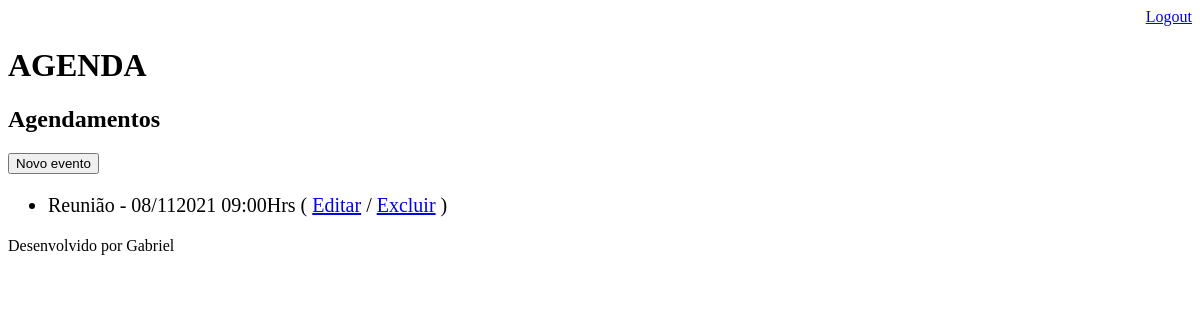
Page /agenda/ (signed in) on the earlier database version.
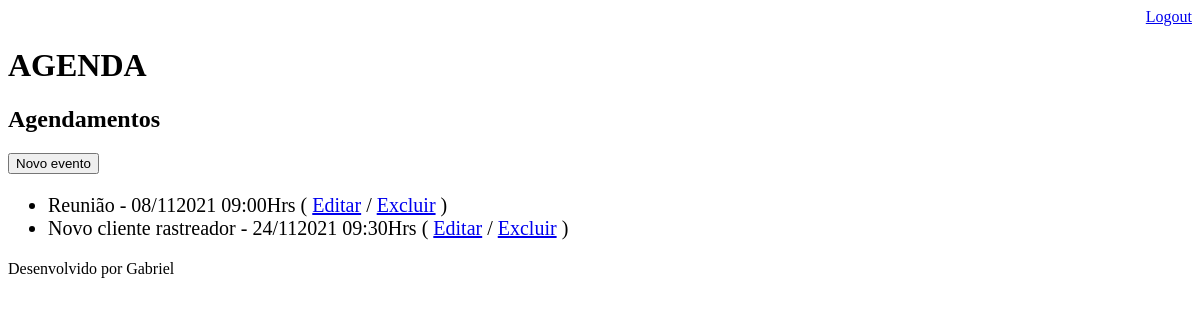
Same page on the later database version.
### core/models.py (models this page shows, shortened)
class Evento(models.Model):
    titulo = models.CharField(max_length=100)
    descricao = models.TextField(blank=True,null=True)
    data_evento = models.DateTimeField(verbose_name='Data do evento')
    data_criacao = models.DateTimeField(auto_now=True)
    usuario = models.ForeignKey(User,on_delete=models.CASCADE)
    class Meta:
        db_table = 'evento'
    def get_data_evento(self):
        return self.data_evento.strftime('%d/%m%Y %H:%MHrs')

### core/views.py (the view)
# urls.py: path('agenda/',views.lista_eventos),
@login_required(login_url='/login/')
def lista_eventos(request):
    usuario = request.user
    evento = Evento.objects.filter(usuario=usuario)
    dados = {'eventos':evento}
    return render(request, 'agenda.html',dados)

### templates/agenda.html
{% extends "model-page.html" %}
{% block content %}
    <h2>Agendamentos</h2>
    <a href="evento/">
        <button type="button">Novo evento</button>
    </a>
    <ul style="font-size: 20px">
        {% for evento in eventos %}
            <li>
                {{evento.titulo}} - {{evento.get_data_evento}}
                ( <a href="#">Editar</a>
                / <a href="evento/delete/{{ evento.id }}/">Excluir</a> )
            </li>
        {% endfor %}
    </ul>
{% endblock %}

Differences in the rows shown:
added Evento: titulo "Novo cliente rastreador", get_data_evento "24/112021 09:30Hrs"
